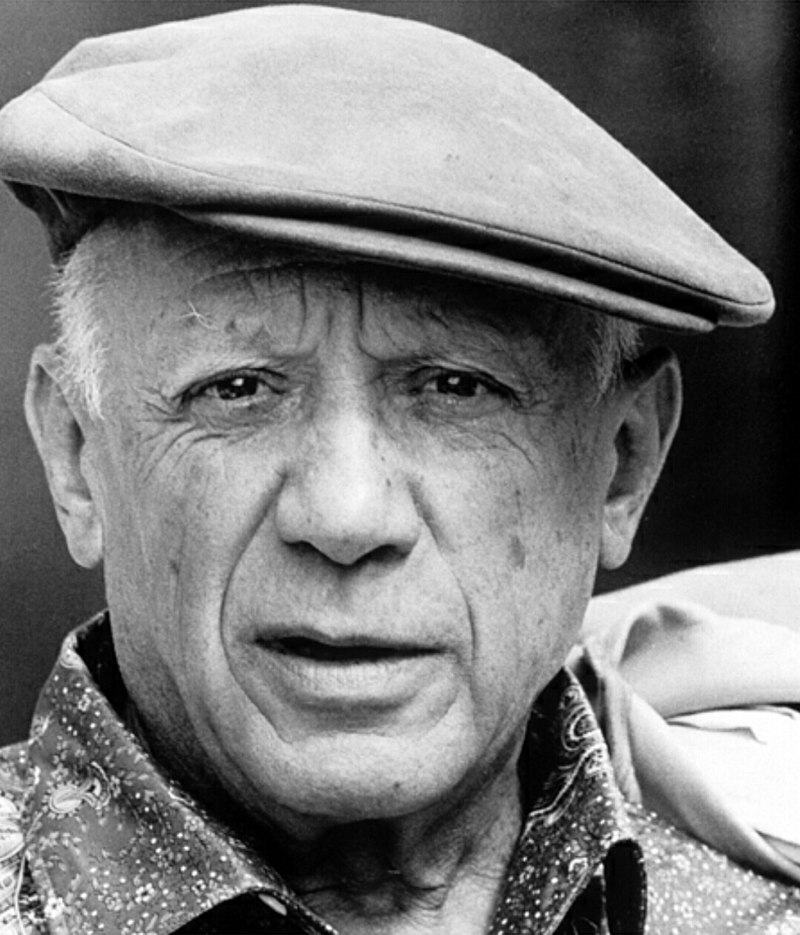
#> input picture images_test/picasso.jpg, 800 x 935 px
$ jupyter execute Gradient.ipynb
#> lines starting #> are read from the running program, lines starting #| are printed output that depends on the picture
[cell 1]
import numpy as np
import cv2 as cv
from skimage import io
import matplotlib
import matplotlib.pyplot as plt

[cell 2]
# Loading image
file = "../../images_test/picasso.jpg"
image = io.imread(file)
#> image is the input picture: shape (935, 800); min 0, max 255, mean 124.6

[cell 3]
depth = cv.CV_16S
grad_x = cv.Sobel(src=image, ddepth=depth, dx=1, dy=0, ksize=5)
grad_y = cv.Sobel(src=image, ddepth=depth, dx=0, dy=1, ksize=5)
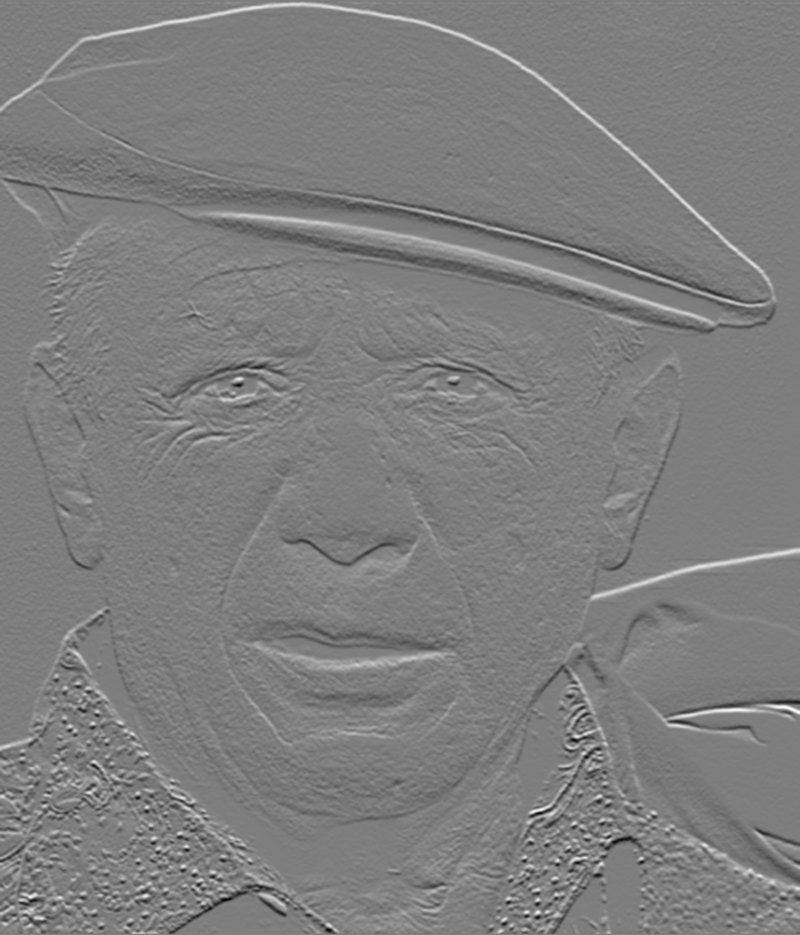
#> grad_y: shape (935, 800) int16; min -7814, max 7930, mean 6.4; drawn with min black and max white

[cell 4]
magnitude = np.sqrt(np.power(grad_x, 2, dtype=np.int32) + np.power(grad_y, 2, dtype=np.int32), dtype=np.float64)
direction = np.arctan2(grad_y, grad_x)
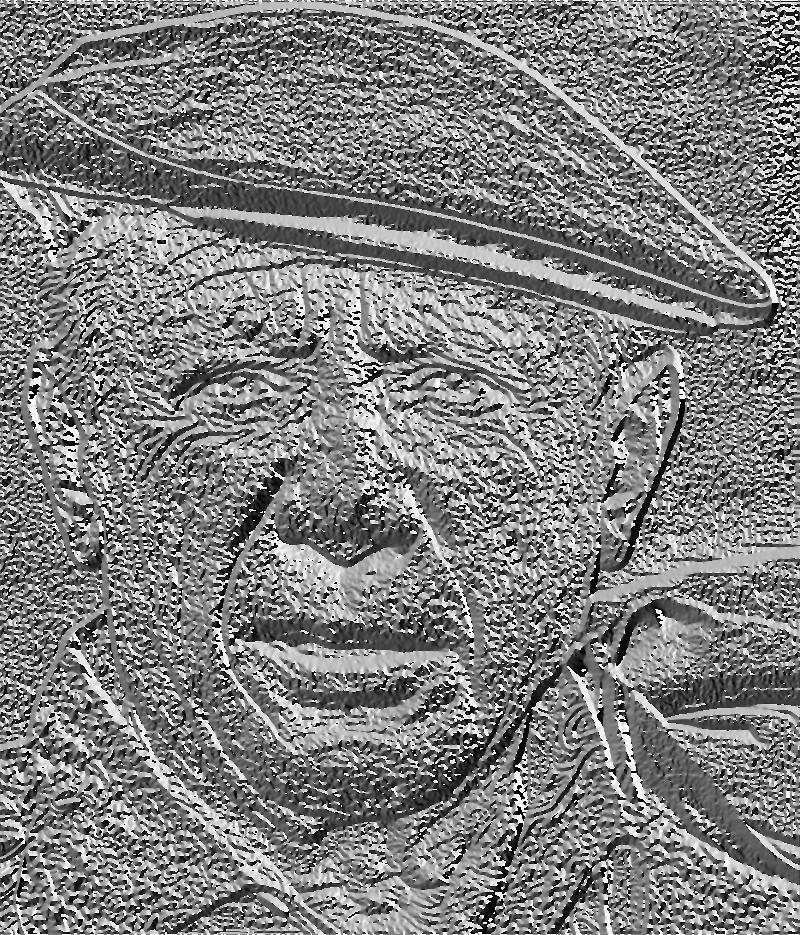
#> direction: shape (935, 800) float32; min -3.14, max 3.14, mean 0.00722; drawn with min black and max white

[cell 5]
magnitude = (magnitude*255./magnitude.max()).round().astype(np.uint8)

Little bit of blur to smooth out the noise in the gradient

[cell 6]
m_blurred_3 = cv.boxFilter(magnitude, ddepth=cv.CV_8U, ksize=(3, 3))
m_blurred_5 = cv.boxFilter(magnitude, ddepth=cv.CV_8U, ksize=(5, 5))
m_blurred_10 = cv.boxFilter(magnitude, ddepth=cv.CV_8U, ksize=(10, 10))
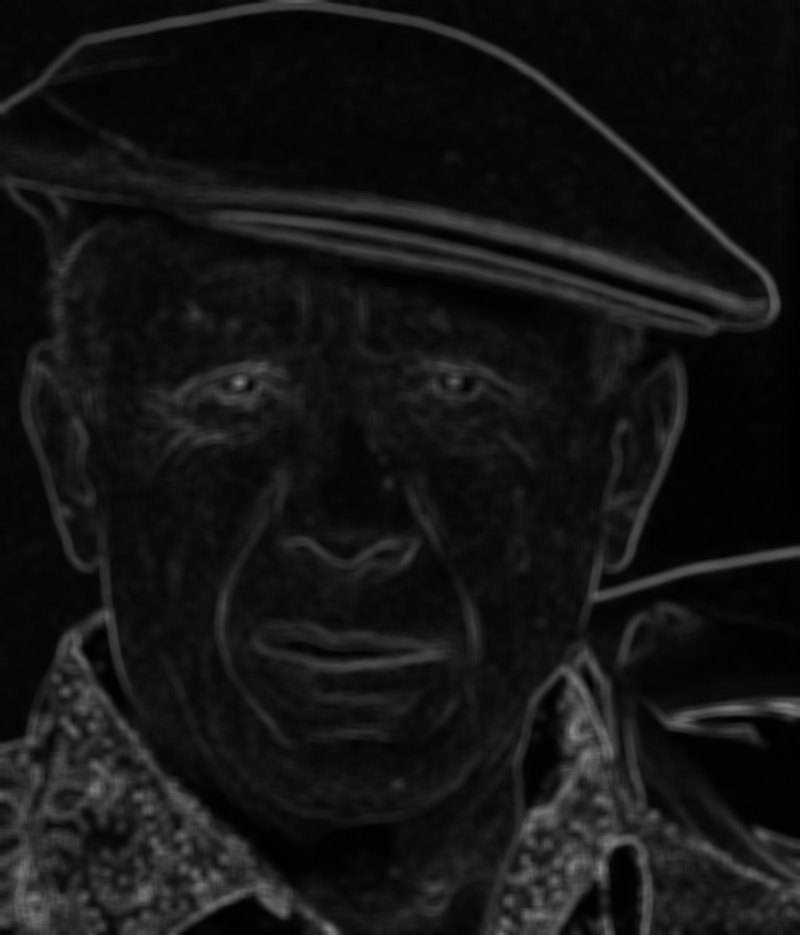
#> m_blurred_10: shape (935, 800); min 0, max 132, mean 20.3

[cell 7]
#magnitude = cv.boxFilter(magnitude, ddepth=cv.CV_8U, ksize=(3, 3))
#direction = cv.boxFilter(direction.astype('float64'), ddepth=cv.CV_16S, ksize=(3, 3))

[cell 8]
m_blurred_10 = cv.boxFilter(m_blurred_10, ddepth=cv.CV_8U, ksize=(10, 10))

[cell 9]
fig, axs = plt.subplots(1, 3, figsize=(13, 5))

axs[0].imshow(magnitude)
axs[1].imshow(m_blurred_3)
axs[2].imshow(m_blurred_10)

axs[0].set_title('Magnitude')
axs[1].set_title('Magnitude blurred (k=3)')
axs[2].set_title('Magnitude blurred (k=10)')

plt.show()

[cell 10]
def getPoints(arr, n, inverse=False):
#> called with n = 30000, inverse = True
    shape = arr.shape
#> shape = (935, 800)
    weights = arr.flatten().astype(np.float64)
    if inverse:
        weights = weights.max() - weights
        weights = np.power(weights, 5)
    weights /= weights.sum()
    points_flat = np.random.choice(len(weights), size=n, p=weights)
    points_row, points_col = np.unravel_index(points_flat, shape=shape)
    return points_row, points_col

[cell 11]
n = 30000
points_row, points_col = getPoints(m_blurred_10, n, inverse=True)

[cell 12]
marker = matplotlib.markers.MarkerStyle('.').scaled(0.05)
plt.scatter(points_col, -points_row, marker=marker, edgecolors='grey')
plt.gca().set_aspect(image.shape[0]/image.shape[1])

[cell 13]
d_blurred_10 = cv.boxFilter(direction.astype('float64'), ddepth=cv.CV_16S, ksize=(10, 10))

[cell 14]
d_blurred_10 = cv.boxFilter(d_blurred_10, ddepth=cv.CV_16S, ksize=(10, 10))
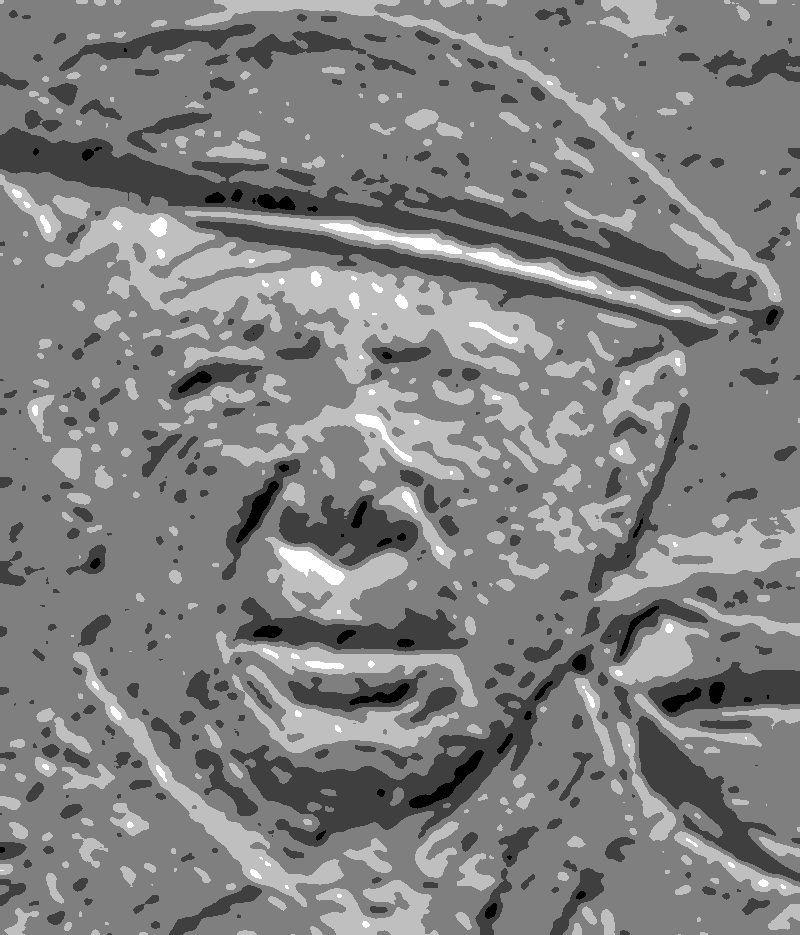
#> d_blurred_10: shape (935, 800) int16; min -2, max 2, mean 0.0147; drawn with min black and max white

[cell 15]
io.imshow(d_blurred_10)

[cell 16]
from matplotlib.collections import LineCollection

[cell 17]
#length = 10.
segments = []
add_lengths = np.power((m_blurred_10.max() - m_blurred_10) / 255., 7)
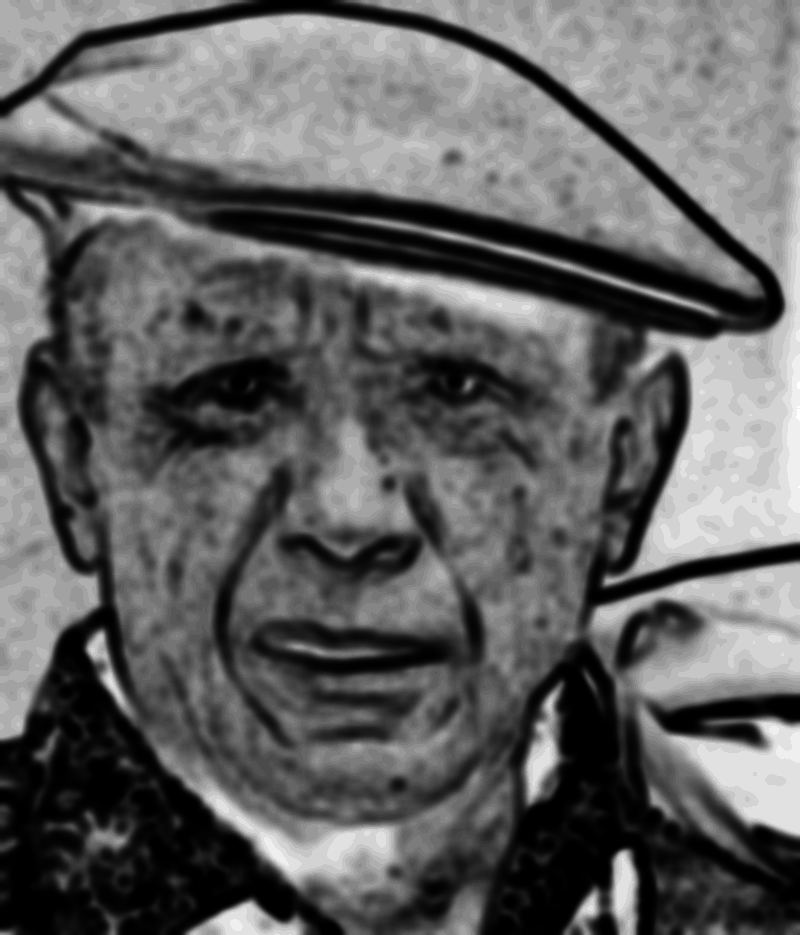
#> add_lengths: shape (935, 800) float64; min 0, max 0.00336, mean 0.00128; drawn with min black and max white
for k in range(n):
    j = points_col[k]
    i = points_row[k]
    x0 = j + np.random.rand()
    y0 = i + np.random.rand()
    angle = d_blurred_10[i, j] + np.pi/2
    length = 5000. * (add_lengths[i, j])
    x1 = x0 + np.cos(angle + 0.2 * np.random.rand()) * length
    y1 = y0 + np.sin(angle + 0.2 * np.random.rand()) * length
    line = [(x0, -y0), (x1, -y1)]
    segments.append(line)
#> this loop made 30000 passes
#> (j, i, x0, y0, angle, length, x1, y1) on passes 1 to 3: (393, 457, 393.8, 457.5, 2.57, 8.19, 386.7, 460.7), (288, 595, 288.5, 595.9, 2.57, 7.13, 281.9, 598.9), (391, 499, 391.3, 499.6, 2.57, 8.77, 383.6, 503.9)
#> after the loop, segments = 30000 items

[cell 18]
segs = np.array(segments)

[cell 19]
line_segments = LineCollection(segs, linewidths=0.5, colors='black', linestyle='solid')
fig, ax = plt.subplots(figsize=(10, 10))
ax.set_aspect(image.shape[0]/image.shape[1])
ax.set_xlim(segs[:,:,0].min(), segs[:,:,0].max())
ax.set_ylim(segs[:,:,1].min(), segs[:,:,1].max())
ax.add_collection(line_segments)
plt.axis('off')
plt.savefig("picasso_lines.png")
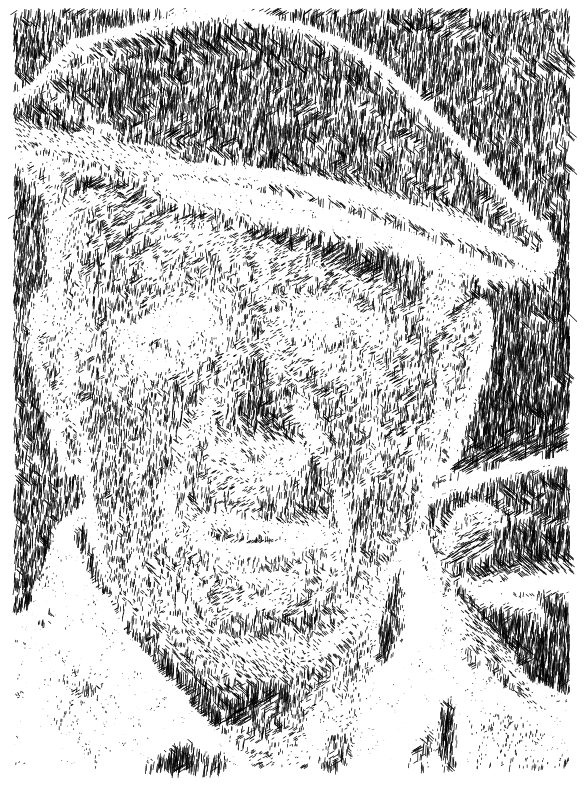
#> figure drawn by matplotlib, 1 panel
plt.show()

[cell 20]
plt.hist(np.power((magnitude.max() - magnitude).flatten() / 255., 6))
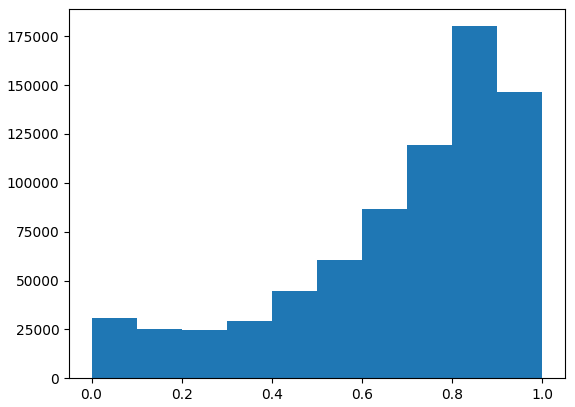
#> figure drawn by matplotlib, 1 panel; tallest bar 180147 high, from x = 0.8 to 0.9

$ run again, with images_test/boots.jpg copied over images_test/picasso.jpg
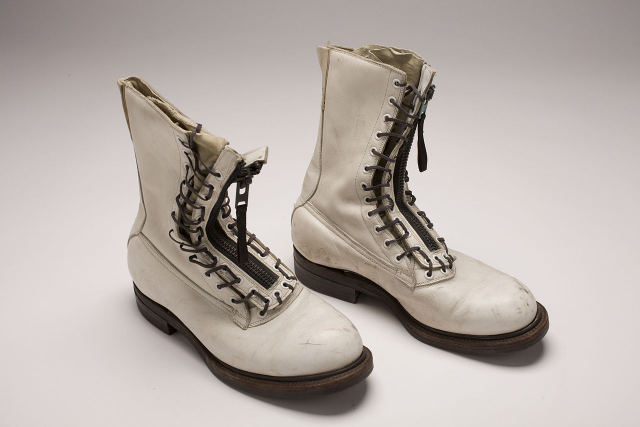
#> input picture images_test/boots.jpg, 1280 x 853 px (shown at 1/2 size)
#> image is the input picture: shape (853, 1280, 3); mean R, G, B 182.5, 173.5, 168.1
#> `add_lengths = np.power((m_blurred_10.max() - m_blurred_10) / 255., 7)`:
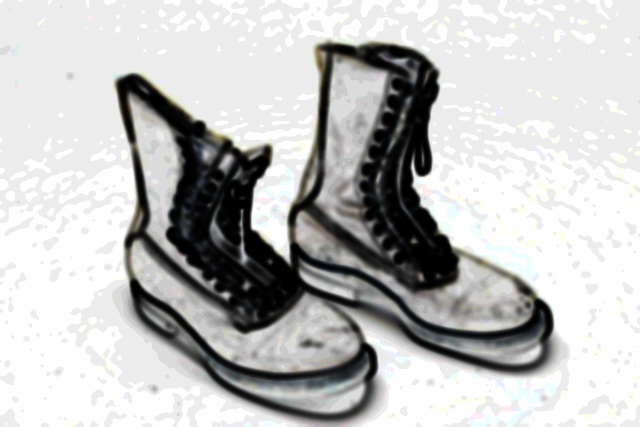
#> add_lengths: shape (853, 1280, 3) float64 (shown at 1/2 size); mean R, G, B 0.000696, 0.000696, 0.000694; drawn with min black and max white
#> `[cell 20] plt.hist(np.power((magnitude.max() - magnitude).flatten() / ..`:
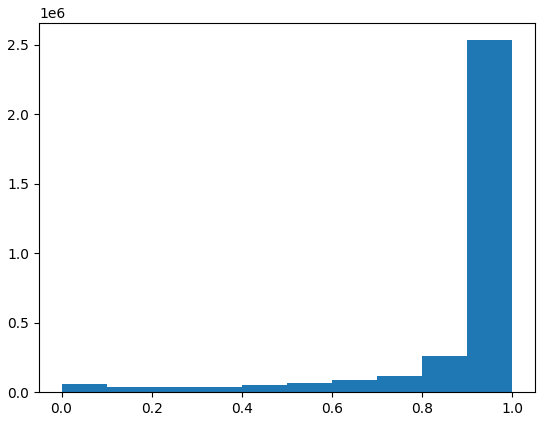
#> figure drawn by matplotlib, 1 panel; tallest bar 2531519 high, from x = 0.9 to 1

$ run again, with images_test/donald.jpg copied over images_test/picasso.jpg
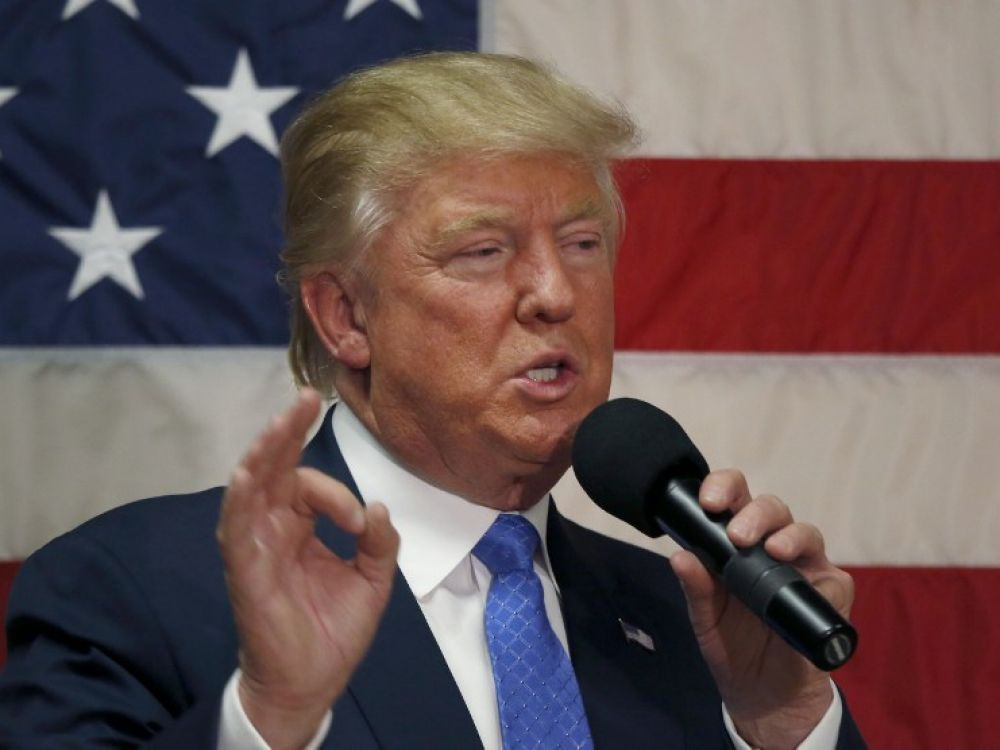
#> input picture images_test/donald.jpg, 1000 x 750 px
#> image is the input picture: shape (750, 1000, 3); mean R, G, B 103, 82.8, 83
#> `[cell 20] plt.hist(np.power((magnitude.max() - magnitude).flatten() / ..`:
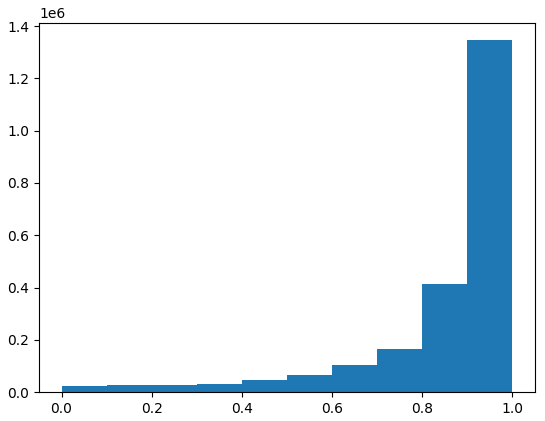
#> figure drawn by matplotlib, 1 panel; tallest bar 1345747 high, from x = 0.9 to 1
